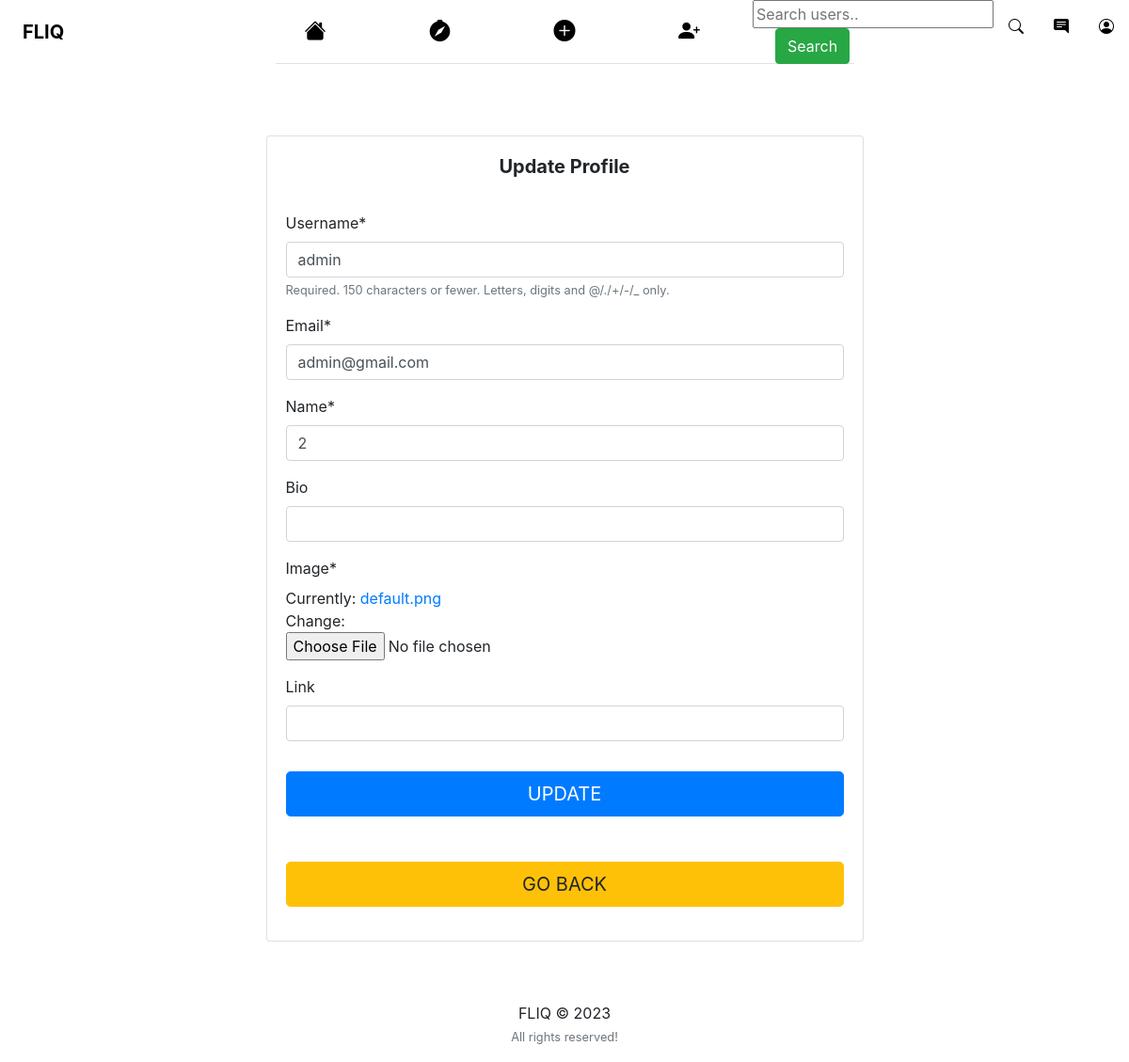
Before: /edit-profile/ (signed in) with the older database file.
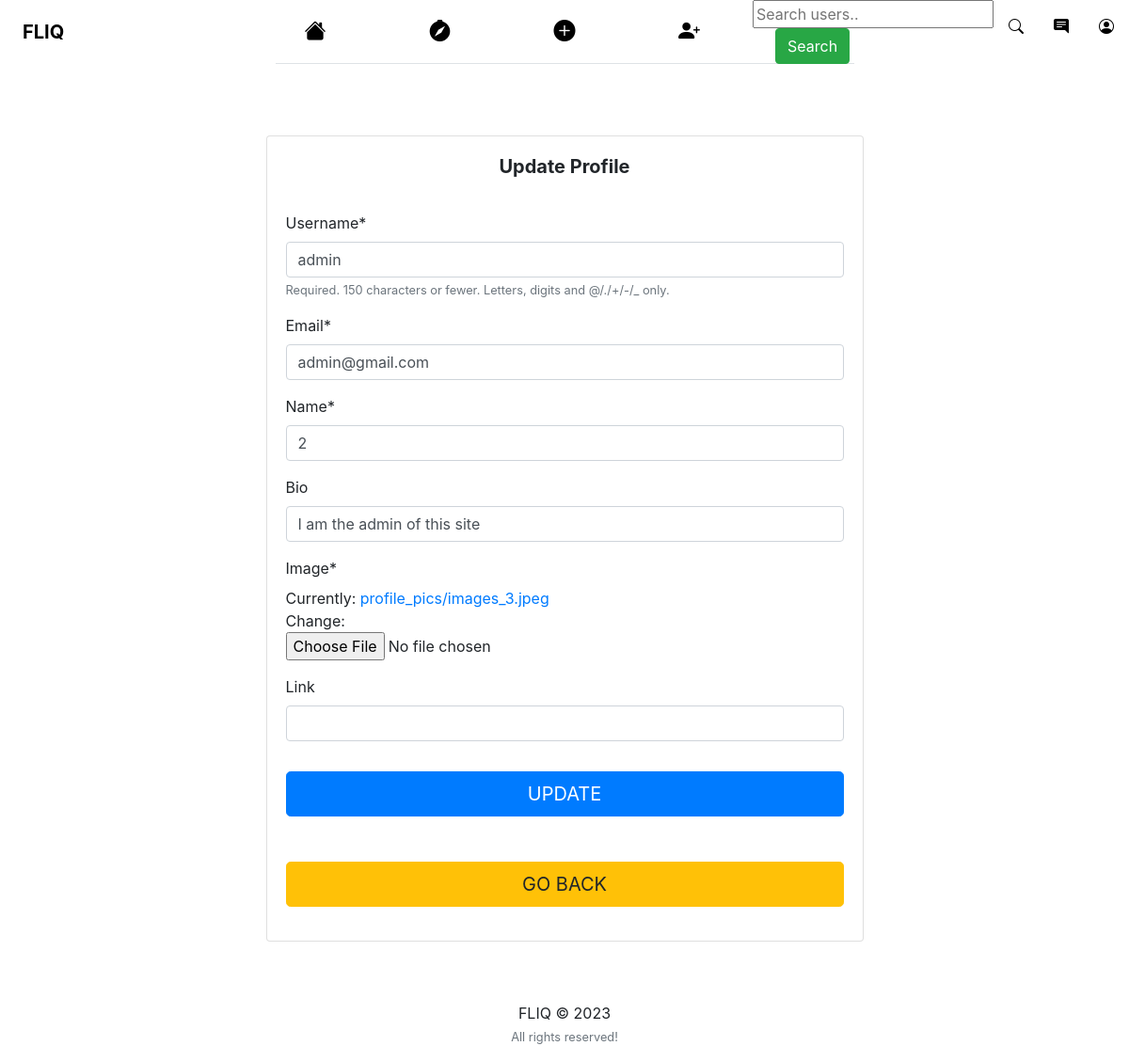
After: the same page with the newer database file.
### users/models.py (models this page shows, shortened)
class Profile(models.Model):
	user = models.OneToOneField(User, on_delete=models.CASCADE)
	name = models.CharField(max_length=30)
	image = models.ImageField(default='default.png', upload_to='profile_pics')
	slug = AutoSlugField(populate_from='user')
	bio = models.CharField(max_length=255, blank=True)
	link = models.CharField(max_length=255, blank=True)
	friends = models.ManyToManyField("Profile", blank=True)

### users/views.py (the view)
# urls.py: path('edit-profile/', user_views.edit_profile, name='edit_profile'),
@login_required
def edit_profile(request):
	if request.method == 'POST':
		u_form = UserUpdateForm(request.POST, instance=request.user)
		p_form = ProfileUpdateForm(request.POST, request.FILES, instance=request.user.profile)
		if u_form.is_valid() and p_form.is_valid():
			u_form.save()
			p_form.save()
			messages.success(request, f'Your account has been updated!')
			return redirect('my_profile')
	else:
		u_form = UserUpdateForm(instance=request.user)
		p_form = ProfileUpdateForm(instance=request.user.profile)
	context ={
		'u_form': u_form,
		'p_form': p_form,
	}
	return render(request, 'users/edit_profile.html', context)

### users/forms.py
class UserUpdateForm(forms.ModelForm):
	email = forms.EmailField()
	class Meta:
		model = User
		fields = ['username', 'email']

class ProfileUpdateForm(forms.ModelForm):
	class Meta:
		model = Profile
		fields = ['name', 'bio', 'image', 'link']

### users/templates/users/edit_profile.html (shortened to what this page needs)
{% extends "feed/layout.html" %} {% load static %} {% block searchform %}
<form
  class="form-inline my-2 my-lg-0 ml-5"
  action="{% url 'search_users' %}"
  method="get"
>
  <input name="q" type="text" placeholder="Search users.." />
  <button class="btn btn-success my-2 my-sm-0 ml-4" type="submit">
    Search
  </button>
</form>
{% endblock searchform %} {% load crispy_forms_tags %} {% block content %}
<br /><br />
<div class="container">
  <div class="row">
    <div class="col-sm-9 col-md-8 col-lg-7 mx-auto">
      <div class="card card-signin my-5">
        <div class="card-body">
          <h5 class="card-title text-center"><b>Update Profile</b></h5>
          <form class="form-signin" method="POST" enctype="multipart/form-data">
            <fieldset class="form-group">
              <br />
              {{ u_form|crispy }} {{ p_form|crispy }}
            </fieldset>
            <div class="form-group">
              <button
                class="btn btn-lg btn-primary btn-block text-uppercase"
                type="submit"
              >
                Update</button
              ><br /><br />
              <a
                class="btn btn-lg btn-warning btn-block text-uppercase"
                href="{% url 'my_profile' %}"
                >Go Back</a
              >
            </div>
          </form>
        </div>
      </div>
    </div>
  </div>
</div>
{% endblock content %}

Changed rows visible on the page:
changed Profile: bio (not shown) → "I am the admin of this site"
Other visible differences:
text no longer shown: "Name * Bio Image * Currently: default.png Change: Link"
text now shown: "Name * Bio Image * Currently: profile_pics/images_3.jpeg Change: Link"
